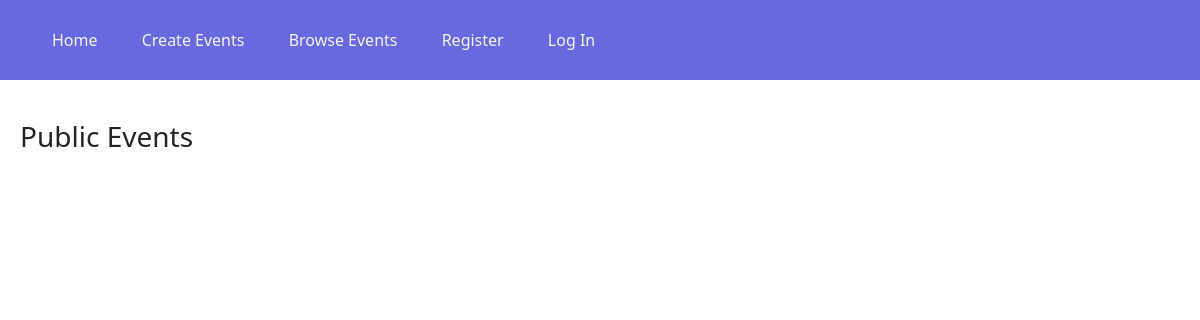
The app's page /browse_events, older data.
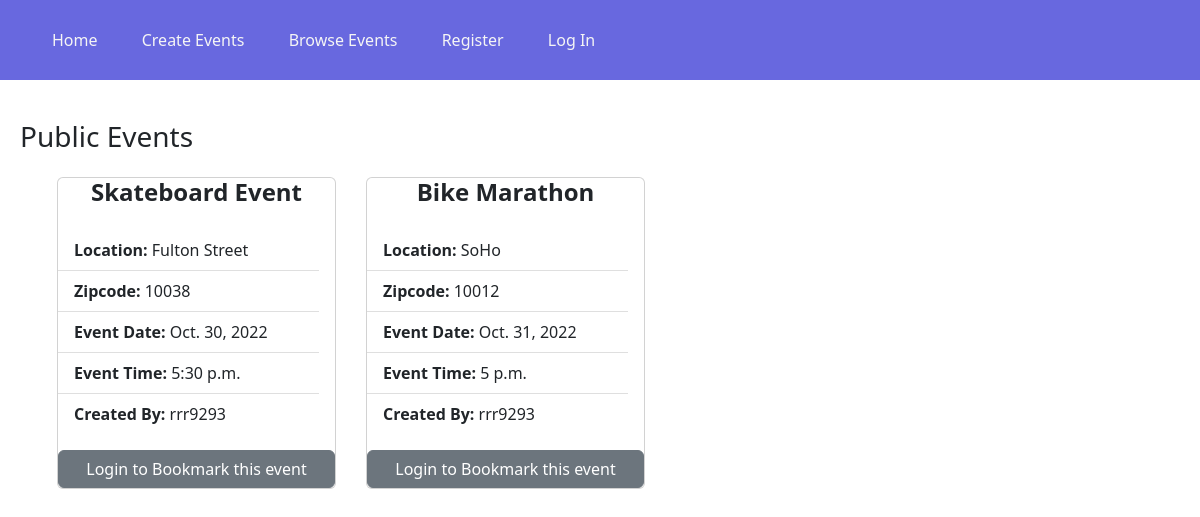
The same page, newer data.
### bikingapp/models.py (models this page shows, shortened)
class Event(models.Model):
    title          = models.CharField     (max_length = 50)
    location       = models.CharField     (max_length = 200)
    borough        = models.CharField     (max_length = 20, choices=[("manhattan","Manhattan"),("queens","Queens"),("bronx","Bronx"),("staten island","Staten Island"),("brooklyn","Brooklyn")], default="Manhattan")
    date           = models.DateField     (default=timezone.now)
    time           = models.TimeField     (default=timezone.now)
    date_created   = models.DateTimeField (default=timezone.now)
    event_type     = models.CharField     (max_length = 200, choices=[("public","Public"),("private","Private")], default="Public")
    description    = models.CharField     (max_length = 500)
    created_by     = models.CharField     (max_length = 100)
    zipcode        = models.CharField     (max_length = 5,null=True)
    state          = models.CharField     (max_length = 10, default = 'New York')

### bikingapp/views.py (the view)
# urls.py: path('browse_events', views.browse_events),
def browse_events(request):
    obj_private = models.Event.objects.order_by('id').filter(event_type='private')
    obj_public = models.Event.objects.order_by('id').filter(event_type='public')
    print("user",request.user)
    if request.user.is_anonymous:
        context= {'obj1' : obj_private, 'obj2' : obj_public}
    else:
        bookmarked_events = models.BookmarkEvent.objects.filter(user= request.user).values_list("event",flat = True)
        context= {'obj1' : obj_private, 'obj2' : obj_public,'bookmarked_events':bookmarked_events}
    print("outside if")
    return render(request, 'browse_events.html', context)

### bikingapp/templates/browse_events.html (shortened to what this page needs)
{% extends 'base.html' %}
    {% load static %}
    {% block content %}
    <div style="margin-top: 120px">
        <div style="display: flex;justify-content: space-between;">
            <h3 style="margin-left: 20px;">Public Events</h3>
        </div>
        <div class="container d-flex flex-wrap align-items-center space-between">
            {% for obj in obj2 %}
            <div class="card" style="margin: 15px; z-index: 99; max-width: 25%; min-width: 25%;">
                <h4 class="card-title" style="text-align: center; text-transform: capitalize;"><b>{{obj.title}}</b></h4>
                <a href="/events/{{obj.id}}" style="text-decoration: none; color: black;">
                    <ul class="card-body list-group list-group-flush">
                        <li class="list-group-item"><b>Location:</b> {{obj.location}}</li>
                        <li class="list-group-item"><b>Zipcode:</b> {{obj.zipcode}}</li>
                        <li class="list-group-item"><b>Event Date:</b> {{obj.date}}</li>
                        <li class="list-group-item"><b>Event Time:</b> {{obj.time}}</li>
                        <li class="list-group-item"><b>Created By:</b> {{obj.created_by}}</li>
                    </ul>
                </a>
                {% if bookmarked_events is not None %}
                {% if obj.id not in bookmarked_events %}
                <button data-event="{{obj.id}}" data-action="bookmark"
                    class="btn btn-success add-btn event-bookmark">Bookmark this event</button>
                {% else%}
                <button data-event="{{obj.id}}" data-action="unbookmark"
                    class="btn btn-danger add-btn event-bookmark">Unbookmark</button>
                {% endif %}
                {% else %}
                <a href="/accounts/login" class="btn btn-secondary">Login to Bookmark this event</a>
                {% endif %}
            </div>
            {% endfor %}
        </div>
    </div>
    {% endblock content %}

### bikingapp/templates/base.html (shortened to what this page needs)
<!DOCTYPE html>
<html lang="en">
<head>
    {% load static %}
    <link rel="stylesheet" href="{% static '/css/base.css' %}" />
    <link href="https://cdn.jsdelivr.net/npm/bootstrap@5.2.2/dist/css/bootstrap.min.css" rel="stylesheet"
>
</head>
<body>
    <header>
        <nav>
            <ul>
                <li><a href="/">Home</a></li>
                <li><a href="/event">Create Events</a></li>
                <li><a href="/browse_events">Browse Events</a></li>
                {% if user.is_authenticated %}
                <li><a href="/accounts/profile">Profile</a></li>
                <li><a href="/accounts/logout">Log Out</a></li>
                {% else %}
                <li><a href="/accounts/signup">Register</a></li>
                <li><a href="/accounts/login">Log In</a></li>
                {% endif %}
            </ul>
        </nav>
    </header>
    {% block content %}
    {% endblock content %}
</body>
</html>

### bikingapp/static/css/base.css (style rules this page uses)
header { background-color: rgb(104, 104, 223); position: fixed; top: 0; left: 0; right: 0; height: 80px; display: flex; align-items: center; z-index: 100; }
header * { display: inline; }
header li { margin: 20px; }
header li a { color: whitesmoke; text-decoration: none; }

Row changes from the older to the newer data that the page shows:
added Event: title "Skateboard Event", location "Fulton Street", zipcode "10038", date "Oct. 30, 2022", time "5:30 p.m.", created_by "rrr9293"
added Event: title "Bike Marathon", location "SoHo", zipcode "10012", date "Oct. 31, 2022", time "5 p.m.", created_by "rrr9293"
